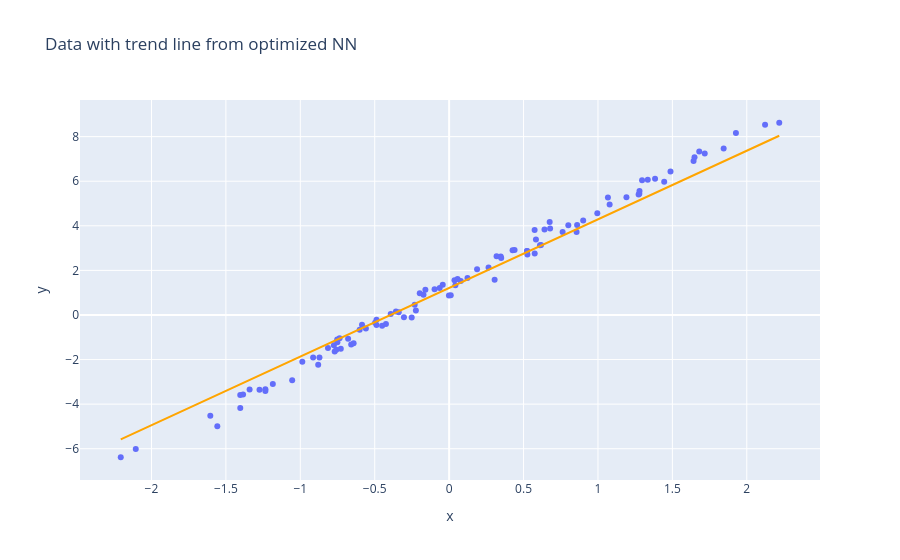

This figure's notebook cell:
### Code cell
#predcited line vs actual data
custom_weight = model.linear.weight.detach().item()
custom_bias = model.linear.bias.detach().item()

df["trend"] = custom_weight * df["x"] + custom_bias

fig = px.scatter(df, x="x", y="y", title="Data with trend line from optimized NN")
fig.add_traces(px.line(df, x="x", y="trend",  color_discrete_sequence=["orange"]).data)
fig.update_layout(showlegend=False)
fig.show()
